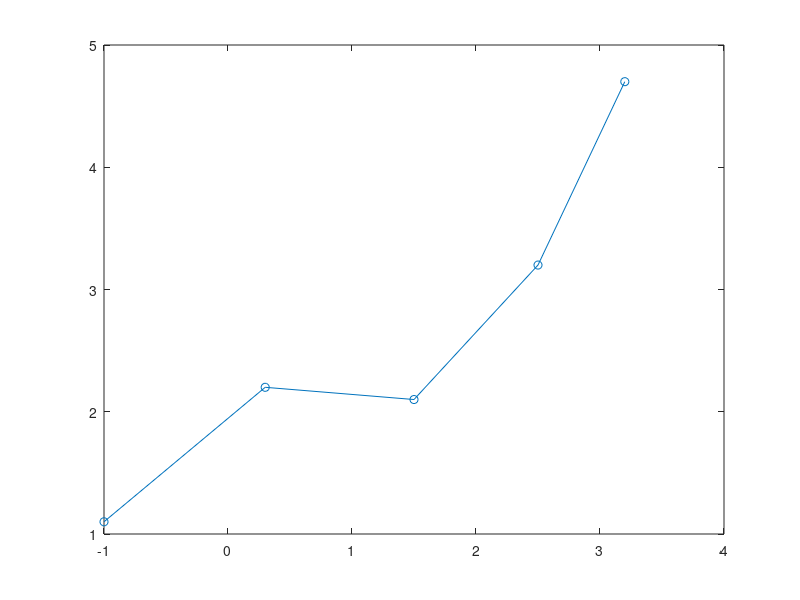

Write MATLAB code to recreate this figure. (Note: this script raises an error after producing the figure.)
%% Ievads 1

UM = [-1 0.3 1.5 2.5 3.2]
IM = [1.1 2.2 2.1 3.2 4.7]
plot(UM,IM,'o-')
%% Ievads 2

UM = [-1 0.3 1.5 2.5 3.2]
IM = [1.1 2.2 2.1 3.2 4.7]
x = UM
y = IM
c = polyfit(UM,IM,2)
U = linspace(-1,3.2,500);
I = C(1)*U.^2+C(2).*U+C(3);
plot(UM,IM,'o',U,I)
xlabel('Um,V')
ylabel('Im,mA')
legend('Mērijuma dati','pielāgots 2. kārtas polinoms')
%% 1. Uzdevums

UM = [-1 0.3 1.5 2.5 3.2]
IM = [1.1 2.2 2.1 3.2 4.7]
x = UM
y = IM
c = polyfit(UM,IM,3)
U = linspace(-1,3.2,500);
I = c(1)*U.^3+c(2).*U.^2+c(3).*U+c(4);
plot(UM,IM,'o',U,I)
xlabel('Um,V')
ylabel('Im,mA')
legend('Mērijuma dati','pielāgots 3. kārtas polinoms')
%% 2. Uzdevums

UM = [-1 0.3 1.5 2.5 3.2]
IM = [1.1 2.2 2.1 3.2 4.7]
x = UM
y = IM
C = polyfit(UM,IM,4) %veido koeficentus
U = linspace(-1,3.2,500);
I = polyval(C,U); %veido polinomu pēc c elem. skaita
plot(UM,IM,'o',U,I)
xlabel('Um,V')
ylabel('Im,mA')
legend('Mērijuma dati','pielāgots 4. kārtas polinoms')
title('Polinoma interpolācija')
%% 3. Uzdevums

UM = [-1 0.3 1.5 2.5 3.2]
IM = [1.1 2.2 2.1 3.2 4.7]
x = UM
y = IM
C = polyfit(UM,IM,1)
U = linspace(-1,3.2,500);
I = polyval(C,U);
plot(UM,IM,'o',U,I)
xlabel('Um,V')
ylabel('Im,mA')
legend('Mērijuma dati','pielāgots 1. kārtas polinoms')
title('Polinoma aproksimācija')
%% 4. Uzdevums

UM = [-1 0.3 1.5 2.5 3.2]
IM = [1.1 2.2 2.1 3.2 4.7 
    0.9 1.8 2.6 3.3 4.5
    1.0 2.0 2.4 3.4 4.3
    0.8 1.9 2.3 3.5 4.4
    0.9 2.1 2.5 3.6 4.4]
figure
plot(UM,IM,'o-')
title('Nē, nepareizs')
%% 5. Uzdevums

UM = [-1 0.3 1.5 2.5 3.2]
IM = [1.1 2.2 2.1 3.2 4.7 
    0.9 1.8 2.6 3.3 4.5
    1.0 2.0 2.4 3.4 4.3
    0.8 1.9 2.3 3.5 4.4
    0.9 2.1 2.5 3.6 4.4]'
figure(3)
plot(UM,IM,'o-')
title('Jā, pareizs')
%% 6. Uzdevums

UM = [-1 0.3 1.5 2.5 3.2]
IM = [1.1 2.2 2.1 3.2 4.7 
    0.9 1.8 2.6 3.3 4.5
    1.0 2.0 2.4 3.4 4.3
    0.8 1.9 2.3 3.5 4.4
    0.9 2.1 2.5 3.6 4.4]
Imean = mean(IM)
U = linspace(-1,3.2,500);
C = polyfit(UM,Imean,4)
I = polyval(C,U)
plot(UM,Imean,'*',U,I,'-',UM,IM','o')
standart_deviation = std(IM) %standart deviation
hold on
errorbar(UM,Imean,standart_deviation,'.')
hold off
%% 7. Uzdevums

A = imread('v9.JPG');
figure(1),image(A)
